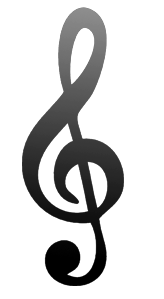
#> input picture music.png, 164 x 299 px
$ python music.py
#> lines starting #> are read from the running program, lines starting #| are printed output that depends on the picture
from PIL import Image, ImageDraw, ImageFont
from math import pi

# Pré-definições
WIDTH = 1920
HEIGHT = 1080
DIM = (WIDTH, HEIGHT)
WHITE = (255,255,255)

FONT_TITLE = "arial.ttf"
FONT_TITLE_SIZE = 34
FONT_SUBTITLE = "arial-italic.ttf"
FONT_SUBTITLE_SIZE = 20
FONT_SPACE = 100
FONT_HEIGHT = 40

LEFT_DISTANCE = 180
BOTTOM_DISTANCE = 200
LINE_THICK = 1
PADDING = 30
PADDING_RIGHT = 200

title = "Mateus Regasi"
subtitle = "Professor de EBD"

# Imagem
image = Image.new("RGBA", DIM, (0,0,0,0))
#> image: PIL image 1920x1080 RGBA; every value is 0
draw = ImageDraw.Draw(image)

# Definindo texto, altura e largura da linha
font_title = ImageFont.truetype(FONT_TITLE, FONT_TITLE_SIZE)
font_subtitle = ImageFont.truetype(FONT_SUBTITLE, FONT_SUBTITLE_SIZE)

text_title_size = draw.textlength(title, font=font_title)
#> text_title_size = 226.8
text_subtitle_size = draw.textlength(subtitle, font=font_subtitle)
#> text_subtitle_size = 160.1

line_height = 2 * LINE_THICK + 2 * PADDING + FONT_HEIGHT
line_width = 2 * LINE_THICK + 2 * PADDING + max(text_subtitle_size, text_title_size) + PADDING_RIGHT
#> line_width = 488.8

title_line_width = line_width - 2 * PADDING - text_title_size
#> title_line_width = 202
subtitle_line_width = line_width - 2 * PADDING - text_subtitle_size
#> subtitle_line_width = 268.7

# Nota musical
song = Image.open('music.png')
#> song is the input picture: PIL image 164x299 RGBA; mean R, G, B, A 1.5, 1.5, 1.5, 44.7
dim = (
    LEFT_DISTANCE - int(line_height/2) - 10,
    HEIGHT - BOTTOM_DISTANCE - int(song.height/2)+10
)
#> dim = (119, 741)
image.paste(song, box=dim)
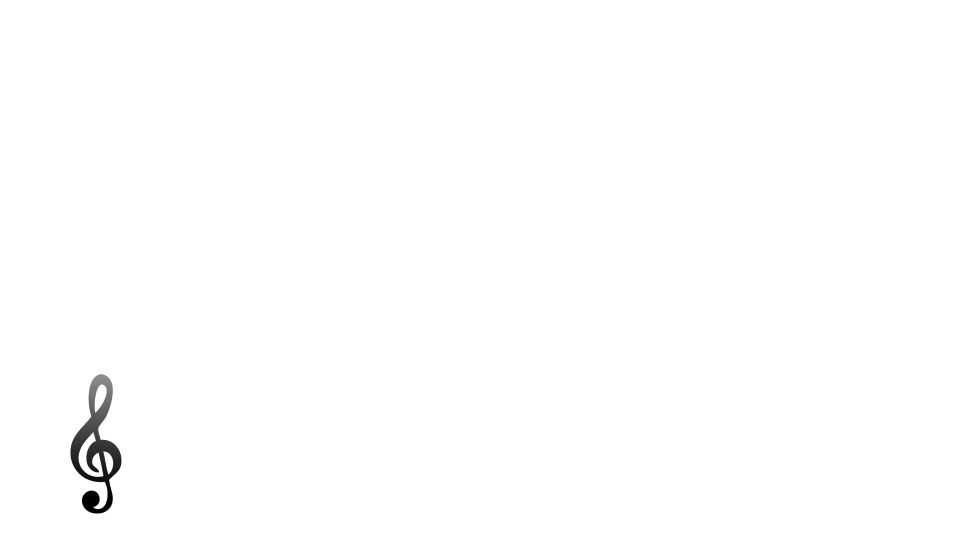
#> image: PIL image 1920x1080 RGBA (shown at 1/2 size); mean R, G, B, A 0, 0, 0, 1.1; transparent parts drawn white

# Texto
tmdim = (
    LEFT_DISTANCE + PADDING/2,
    HEIGHT - BOTTOM_DISTANCE + (line_height-PADDING-LINE_THICK)/2 - FONT_SPACE/2
)
tddim = (
    LEFT_DISTANCE + PADDING/2,
    HEIGHT - BOTTOM_DISTANCE + (line_height-PADDING-LINE_THICK)/2 + FONT_SPACE/2
)

text_title = draw.text(tmdim, title, fill=WHITE, font=font_title)
text_subtitle = draw.text(tddim, subtitle, fill=WHITE, font=font_subtitle)

# Borda esquerda
dim = (
    LEFT_DISTANCE - line_height/2,
    HEIGHT - BOTTOM_DISTANCE,
    LEFT_DISTANCE + line_height/2,
    HEIGHT - BOTTOM_DISTANCE + line_height
)
draw.arc(dim, 90, -90, fill=WHITE, width=LINE_THICK*2)

# 2 retângulos
dim = (
    LEFT_DISTANCE + subtitle_line_width ,
    HEIGHT - BOTTOM_DISTANCE,
    LEFT_DISTANCE + line_width + line_height/2,
    HEIGHT - BOTTOM_DISTANCE + LINE_THICK,
)
#> dim = (448.7, 880, 719.8, 881)
draw.rectangle(dim, fill=WHITE)

dim = (
    LEFT_DISTANCE + title_line_width,
    HEIGHT - BOTTOM_DISTANCE + line_height,
    LEFT_DISTANCE + line_width + line_height/2,
    HEIGHT - BOTTOM_DISTANCE + LINE_THICK + line_height,
)
#> dim = (382, 982, 719.8, 983)
draw.rectangle(dim, fill=WHITE)

# Borda direita
dim = (
    LEFT_DISTANCE + line_width,
    HEIGHT - BOTTOM_DISTANCE,
    LEFT_DISTANCE + line_height + line_width,
    HEIGHT - BOTTOM_DISTANCE + line_height
)
#> dim = (668.8, 880, 770.8, 982)
draw.arc(dim, -90, 90, fill=WHITE, width=LINE_THICK*2)


# Fim
image.save("nome.png", "PNG")
